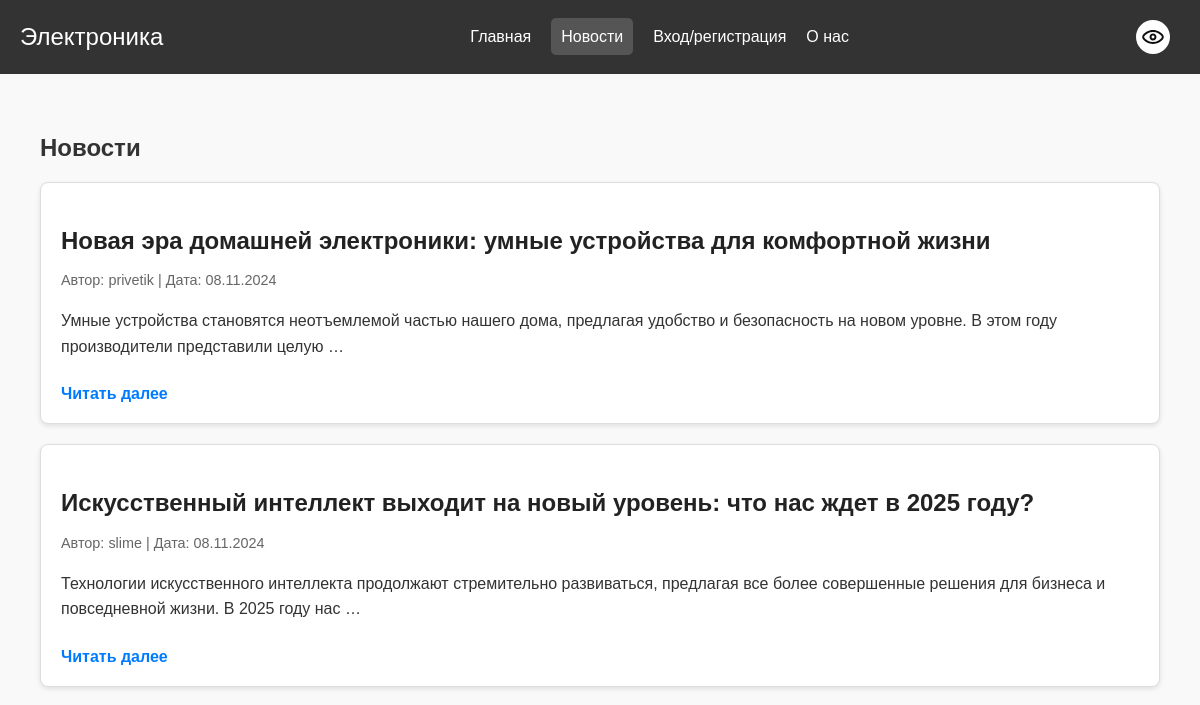
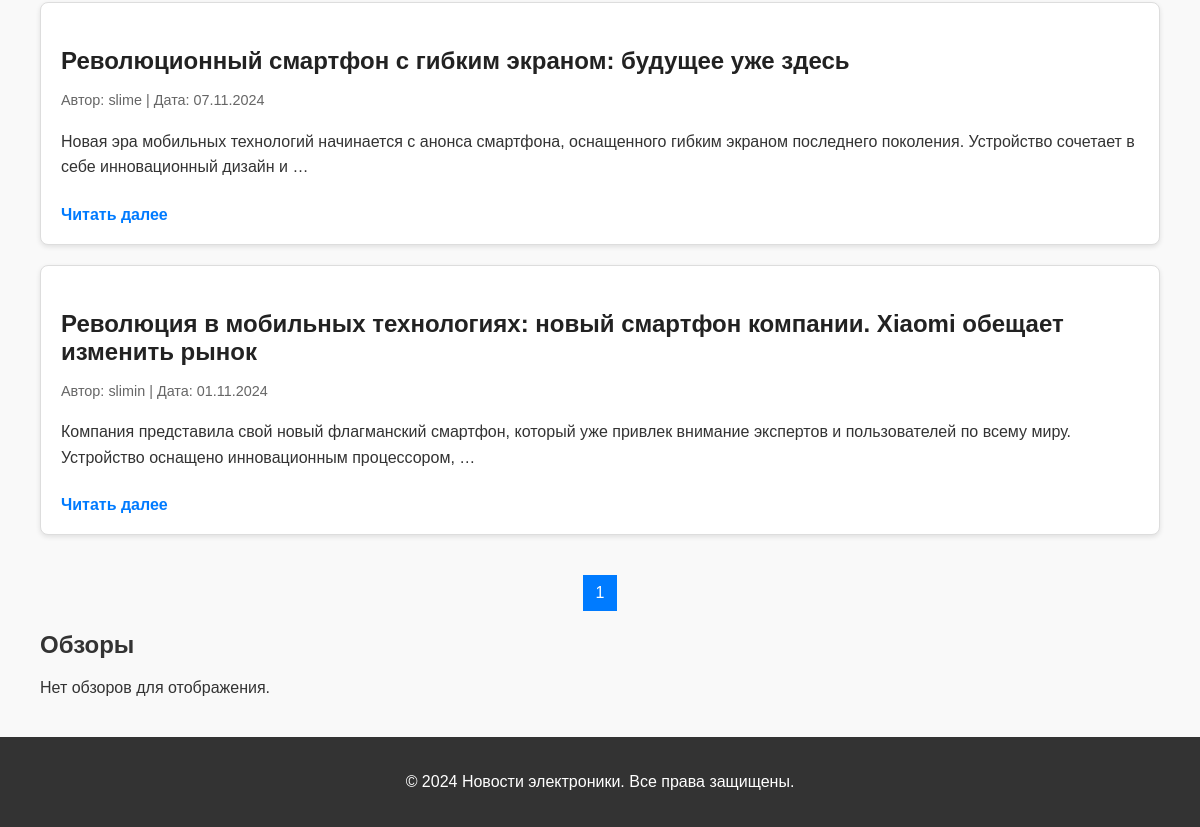
The page /news/ on the database as committed earlier (2 pictures, top to bottom).
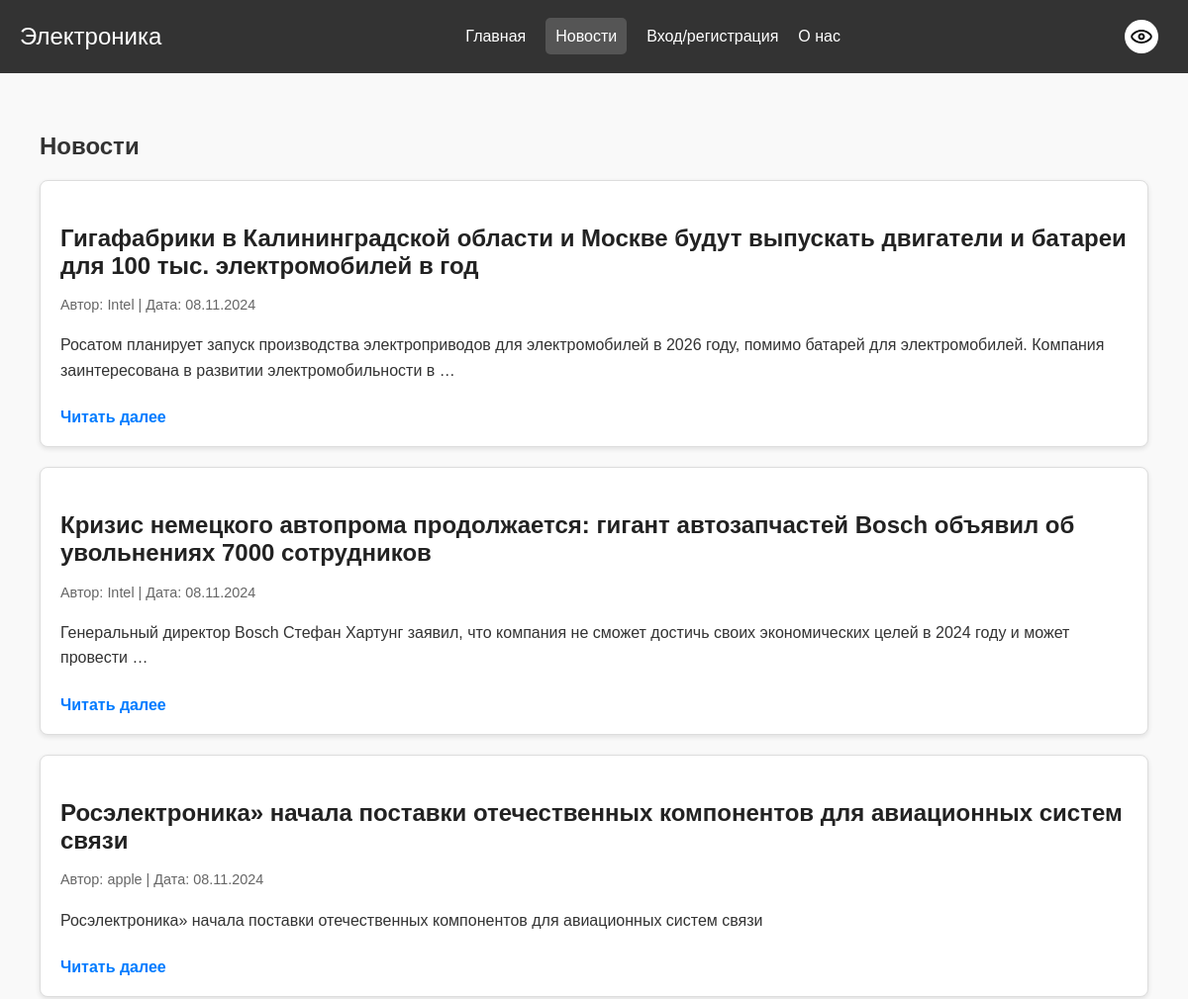
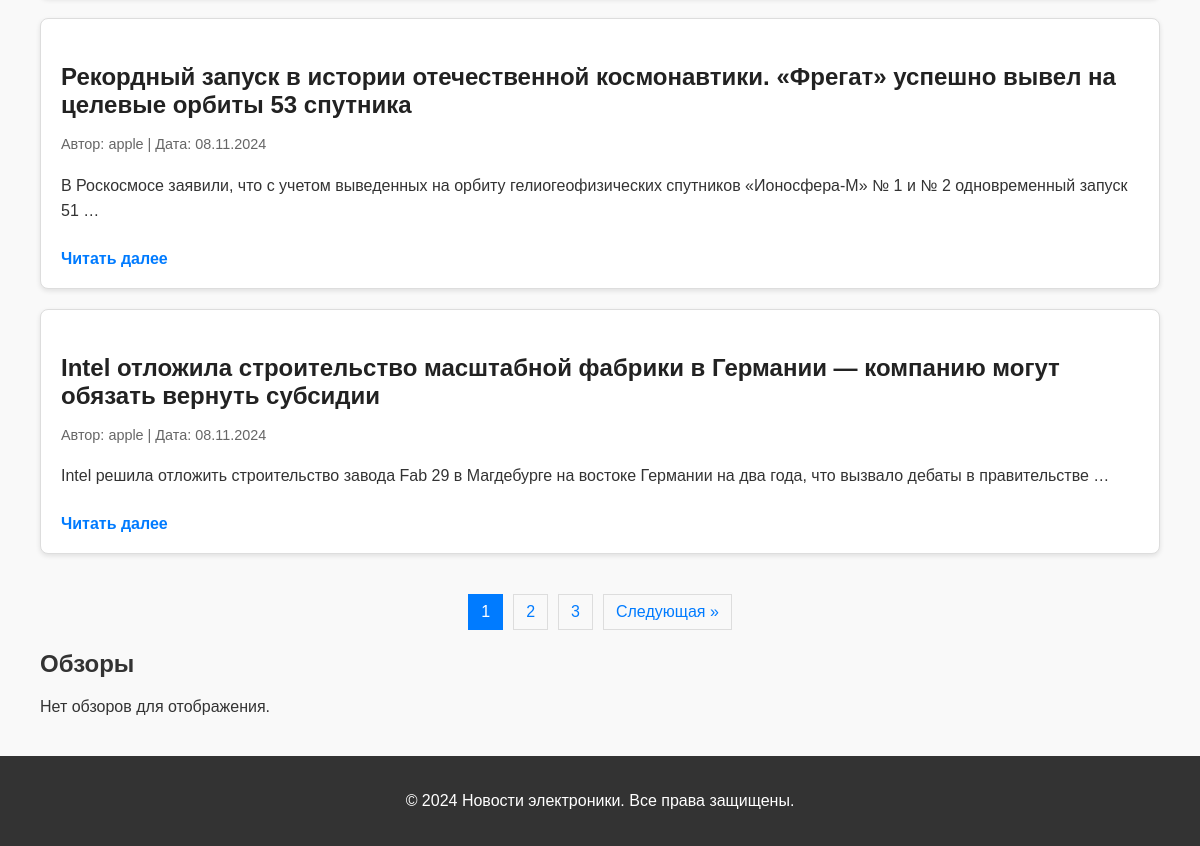
The same page on the database as committed later (2 pictures, top to bottom).
### news/models.py (models this page shows, shortened)
class Content(models.Model):
    CONTENT_TYPES = [
        ('news', 'Новости'),
        ('review', 'Обзор'),
    ]
    title = models.CharField(max_length=200)
    content = models.TextField()
    created_at = models.DateTimeField(auto_now_add=True)
    author = models.ForeignKey('UserProfile', on_delete=models.CASCADE)
    type = models.CharField(max_length=10, choices=CONTENT_TYPES)
    age_restriction = models.BooleanField(default=False, verbose_name="Возрастные ограничения")

class UserProfile(AbstractUser):
    username = models.CharField(max_length=20, unique=True, blank=False)
    nickname = models.CharField(max_length=15, blank=False)
    birthdate = models.DateField(blank=False, null=False)
    avatar = models.ImageField(upload_to='user_avatars', default='user_avatars/default-avatar.png')
    email = models.EmailField(unique=True)
    can_publish_content = models.BooleanField(default=True, verbose_name='Может публиковать контент')

### news/views.py (the view)
# urls.py: path('news/', views.news_reviews, name='news'),
def news_reviews(request):
    news_list = Content.objects.filter(type='news').order_by('-created_at')
    news_paginator = Paginator(news_list, 5)
    news_page_number = request.GET.get('news_page')
    news_page_obj = news_paginator.get_page(news_page_number)
    context = {
        'news_page_obj': news_page_obj,
    }
    return render(request, 'news.html', context)

### news/templates/news.html (shortened to what this page needs)
{% extends 'base.html' %}
{% load static %}
{% block extra_css %}
<link rel="stylesheet" href="{% static 'css/news.css' %}">
{% endblock %}
{% block content %}
<div class="content-container">
    <h2>Новости</h2>
    <div class="news-section">
        {% for news in news_page_obj %}
        <div class="news-card">
            <h3>{{ news.title }}</h3>
            <p class="news-meta">
                Автор: {{ news.author.username }} | Дата: {{ news.created_at|date:"d.m.Y" }}
            </p>
            <p>{{ news.content|truncatewords:20 }}</p>
            <a href="{% url 'content_detail' news.id %}">Читать далее</a>
        </div>
        {% empty %}
        <p>Нет новостей для отображения.</p>
        {% endfor %}
    </div>
    <div class="pagination">
        {% for page_num in news_page_obj.paginator.page_range %}
        {% if page_num == news_page_obj.number %}
        <span class="current">{{ page_num }}</span>
        {% elif page_num > news_page_obj.number|add:'-3' and page_num < news_page_obj.number|add:'3' %}
        <a href="?news_page={{ page_num }}">{{ page_num }}</a>
        {% endif %}
        {% endfor %}
        {% if news_page_obj.has_next %}
        <a href="?news_page={{ news_page_obj.next_page_number }}">Следующая &raquo;</a>
        {% endif %}
    </div>
    <h2>Обзоры</h2>
    <div id="review-section">
    </div>
</div>
{% endblock %}

Rows that differ between the two databases and show on the page:
no longer on this page (row unchanged): Content: title "Новая эра домашней электроники: умные устройства для комфортной жизни", author.username "privetik", created_at "08.11.2024", content "Умные устройства становятся неотъемлемой частью нашего дома, предлагая удобство и безопасность на новом уровне. В этом году производители представили целую …"
no longer on this page (row unchanged): Content: title "Искусственный интеллект выходит на новый уровень: что нас ждет в 2025 году?", author.username "slime", created_at "08.11.2024", content "Технологии искусственного интеллекта продолжают стремительно развиваться, предлагая все более совершенные решения для бизнеса и повседневной жизни. В 2025 году нас …"
no longer on this page (row unchanged): Content: title "Революционный смартфон с гибким экраном: будущее уже здесь", author.username "slime", created_at "07.11.2024", content "Новая эра мобильных технологий начинается с анонса смартфона, оснащенного гибким экраном последнего поколения. Устройство сочетает в себе инновационный дизайн и …"
no longer on this page (row unchanged): Content: title "Революция в мобильных технологиях: новый смартфон компании. Xiaomi обещает изменить рынок", author.username "slimin", created_at "01.11.2024", content "Компания представила свой новый флагманский смартфон, который уже привлек внимание экспертов и пользователей по всему миру. Устройство оснащено инновационным процессором, …"
added Content: title "Гигафабрики в Калининградской области и Москве будут выпускать двигатели и батареи для 100 тыс. электромобилей в год", author.username "Intel", created_at "08.11.2024", content "Росатом планирует запуск производства электроприводов для электромобилей в 2026 году, помимо батарей для электромобилей. Компания заинтересована в развитии электромобильности в …"
added Content: title "Кризис немецкого автопрома продолжается: гигант автозапчастей Bosch объявил об увольнениях 7000 сотрудников", author.username "Intel", created_at "08.11.2024", content "Генеральный директор Bosch Стефан Хартунг заявил, что компания не сможет достичь своих экономических целей в 2024 году и может провести …"
added Content: title "Росэлектроника» начала поставки отечественных компонентов для авиационных систем связи", author.username "apple", created_at "08.11.2024", content "Росэлектроника» начала поставки отечественных компонентов для авиационных систем связи"
added Content: title "Рекордный запуск в истории отечественной космонавтики. «Фрегат» успешно вывел на целевые орбиты 53 спутника", author.username "apple", created_at "08.11.2024", content "В Роскосмосе заявили, что с учетом выведенных на орбиту гелиогеофизических спутников «Ионосфера-М» № 1 и № 2 одновременный запуск 51 …"
added Content: title "Intel отложила строительство масштабной фабрики в Германии — компанию могут обязать вернуть субсидии", author.username "apple", created_at "08.11.2024", content "Intel решила отложить строительство завода Fab 29 в Магдебурге на востоке Германии на два года, что вызвало дебаты в правительстве …"
Other text that changed with them:
new list line: "2"
new list line: "3"
text now shown: "Следующая »"
